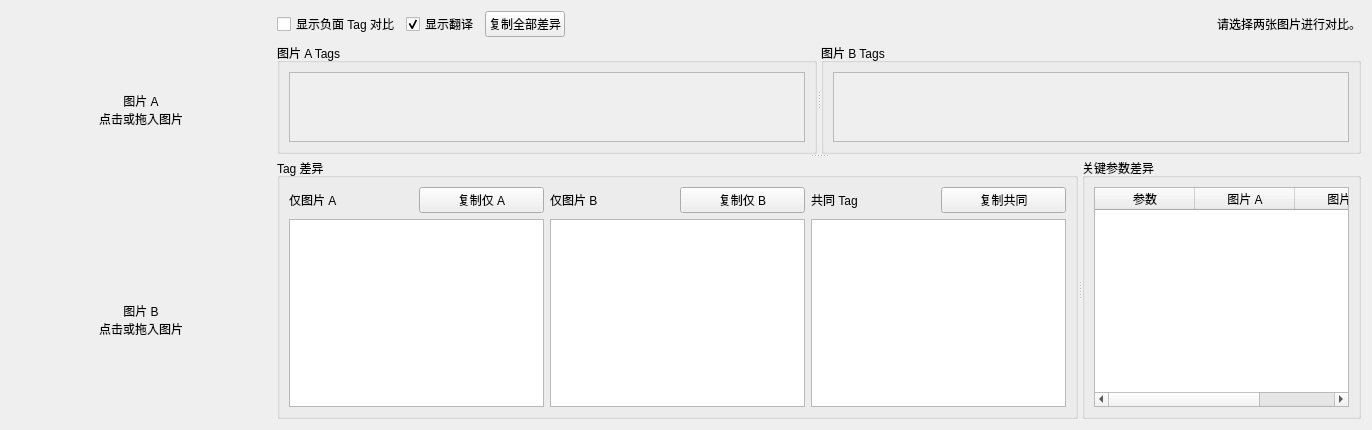
     <widget class="QWidget" name="tabImageCompare">
      <attribute name="title">
       <string>图片对比</string>
      </attribute>
      <layout class="QGridLayout" name="gridLayout_2">
       <item row="0" column="1">
        <layout class="QHBoxLayout" name="layoutCompareOptions">
         <item>
          <widget class="QCheckBox" name="chkCompareNegative">
           <property name="text">
            <string>显示负面 Tag 对比</string>
           </property>
          </widget>
         </item>
         <item>
          <widget class="QCheckBox" name="chkCompareTranslate">
           <property name="text">
            <string>显示翻译</string>
           </property>
           <property name="checked">
            <bool>true</bool>
           </property>
          </widget>
         </item>
         <item>
          <widget class="QPushButton" name="btnCopyCompareAll">
           <property name="text">
            <string>复制全部差异</string>
           </property>
          </widget>
         </item>
         <item>
          <spacer name="horizontalSpacerCompareOptions">
           <property name="orientation">
            <enum>Qt::Orientation::Horizontal</enum>
           </property>
           <property name="sizeHint" stdset="0">
            <size>
             <width>40</width>
             <height>20</height>
            </size>
           </property>
          </spacer>
         </item>
         <item>
          <widget class="QLabel" name="lblCompareStatus">
           <property name="maximumSize">
            <size>
             <width>16777215</width>
             <height>25</height>
            </size>
           </property>
           <property name="text">
            <string>请选择两张图片进行对比。</string>
           </property>
          </widget>
         </item>
        </layout>
       </item>
       <item row="1" column="1" rowspan="2">
        <widget class="QSplitter" name="splitterCompareMain">
         <property name="orientation">
          <enum>Qt::Orientation::Vertical</enum>
         </property>
         <widget class="QSplitter" name="splitterCompareTags">
          <property name="orientation">
           <enum>Qt::Orientation::Horizontal</enum>
          </property>
          <widget class="QGroupBox" name="groupCompareTagsA">
           <property name="title">
            <string>图片 A Tags</string>
           </property>
           <layout class="QVBoxLayout" name="layoutCompareTagsA">
            <item>
             <widget class="QScrollArea" name="scrollCompareTagsA">
              <property name="widgetResizable">
               <bool>true</bool>
              </property>
              <widget class="QWidget" name="compareTagsAContainer">
               <property name="geometry">
                <rect>
                 <x>0</x>
                 <y>0</y>
                 <width>352</width>
                 <height>119</height>
                </rect>
               </property>
               <layout class="QVBoxLayout" name="layoutCompareTagsAContainer"/>
              </widget>
             </widget>
            </item>
           </layout>
          </widget>
          <widget class="QGroupBox" name="groupCompareTagsB">
           <property name="title">
            <string>图片 B Tags</string>
           </property>
           <layout class="QVBoxLayout" name="layoutCompareTagsB">
            <item>
             <widget class="QScrollArea" name="scrollCompareTagsB">
              <property name="widgetResizable">
               <bool>true</bool>
              </property>
              <widget class="QWidget" name="compareTagsBContainer">
               <property name="geometry">
                <rect>
                 <x>0</x>
                 <y>0</y>
                 <width>352</width>
                 <height>119</height>
                </rect>
               </property>
               <layout class="QVBoxLayout" name="layoutCompareTagsBContainer"/>
              </widget>
             </widget>
            </item>
           </layout>
          </widget>
         </widget>
         <widget class="QSplitter" name="splitterCompareBottom">
          <property name="orientation">
           <enum>Qt::Orientation::Horizontal</enum>
          </property>
          <widget class="QGroupBox" name="groupCompareDiffTags">
           <property name="title">
            <string>Tag 差异</string>
           </property>
           <layout class="QVBoxLayout" name="verticalLayout_4">
            <item>
             <layout class="QGridLayout" name="gridLayout">
              <item row="0" column="3">
               <widget class="QPushButton" name="btnCopyOnlyB">
                <property name="text">
                 <string>复制仅 B</string>
                </property>
               </widget>
              </item>
              <item row="0" column="5">
               <widget class="QPushButton" name="btnCopyCommon">
                <property name="text">
                 <string>复制共同</string>
                </property>
               </widget>
              </item>
              <item row="0" column="1">
               <widget class="QPushButton" name="btnCopyOnlyA">
                <property name="text">
                 <string>复制仅 A</string>
                </property>
               </widget>
              </item>
              <item row="0" column="2">
               <widget class="QLabel" name="lblCompareOnlyBTitle">
                <property name="text">
                 <string>仅图片 B</string>
                </property>
               </widget>
              </item>
              <item row="0" column="0">
               <widget class="QLabel" name="lblCompareOnlyATitle">
                <property name="text">
                 <string>仅图片 A</string>
                </property>
               </widget>
              </item>
              <item row="0" column="4">
               <widget class="QLabel" name="lblCompareCommonTitle">
                <property name="text">
                 <string>共同 Tag</string>
                </property>
               </widget>
              </item>
              <item row="1" column="0" colspan="2">
               <widget class="QListWidget" name="listCompareOnlyA"/>
              </item>
              <item row="1" column="2" colspan="2">
               <widget class="QListWidget" name="listCompareOnlyB"/>
              </item>
              <item row="1" column="4" colspan="2">
               <widget class="QListWidget" name="listCompareCommon"/>
              </item>
             </layout>
            </item>
           </layout>
          </widget>
          <widget class="QGroupBox" name="groupCompareParams">
           <property name="title">
            <string>关键参数差异</string>
           </property>
           <layout class="QVBoxLayout" name="layoutCompareParams">
            <item>
             <widget class="QTableWidget" name="tableCompareParams">
              <property name="editTriggers">
               <set>QAbstractItemView::EditTrigger::NoEditTriggers</set>
              </property>
              <property name="selectionBehavior">
               <enum>QAbstractItemView::SelectionBehavior::SelectRows</enum>
              </property>
              <column>
               <property name="text">
                <string>参数</string>
               </property>
              </column>
              <column>
               <property name="text">
                <string>图片 A</string>
               </property>
              </column>
              <column>
               <property name="text">
                <string>图片 B</string>
               </property>
              </column>
             </widget>
            </item>
           </layout>
          </widget>
         </widget>
        </widget>
       </item>
       <item row="0" column="0" rowspan="3">
        <layout class="QVBoxLayout" name="verticalLayout_5">
         <property name="spacing">
          <number>12</number>
         </property>
         <item>
          <widget class="QLabel" name="lblComparePreviewA">
           <property name="minimumSize">
            <size>
             <width>260</width>
             <height>160</height>
            </size>
           </property>
           <property name="cursor">
            <cursorShape>PointingHandCursor</cursorShape>
           </property>
           <property name="text">
            <string>图片 A
点击或拖入图片</string>
           </property>
           <property name="alignment">
            <set>Qt::AlignmentFlag::AlignCenter</set>
           </property>
          </widget>
         </item>
         <item>
          <widget class="QLabel" name="lblComparePreviewB">
           <property name="minimumSize">
            <size>
             <width>260</width>
             <height>160</height>
            </size>
           </property>
           <property name="cursor">
            <cursorShape>PointingHandCursor</cursorShape>
           </property>
           <property name="text">
            <string>图片 B
点击或拖入图片</string>
           </property>
           <property name="alignment">
            <set>Qt::AlignmentFlag::AlignCenter</set>
           </property>
          </widget>
         </item>
        </layout>
       </item>
      </layout>
     </widget>
